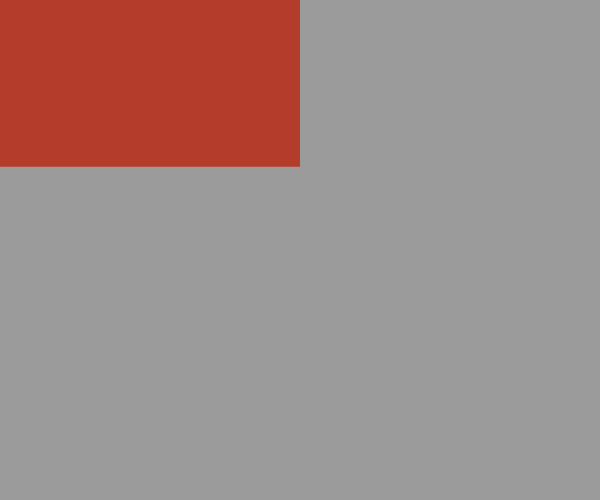
Frame 1 (no input)
Frame 60 (no input): identical to frame 1, image omitted
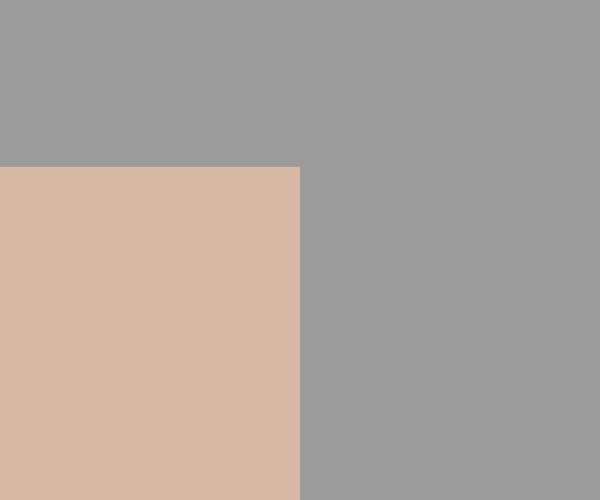
Frame 120 (the mouse pressed at the canvas centre since frame 60)

The p5.js sketch that drew these frames (run headless with seeded random() and noise() and a simulated clock; from frame 60 on, the mouse is pressed at the canvas centre):

// p5.js sketch
// ── sketch.js
function setup() {

	createCanvas(600,500);
	background(155);

}

function draw() {

	if (mouseX <= .5*width && mouseY < 1/3*height){
		background(155);
		noStroke();
		fill(179,61,42);
		rect(0,0,.5*width,1/3*height);
	}
	else if (mouseX <= .5*width && mouseY >= 1/3*height){
		background(155);
		fill(214,184,165);
		rect(0,1/3*height,.5*width,2/3*height);
	}
	else if (mouseX > .5*width){
		background(155);
		fill(79,72,82);
		rect(.5*width,0,.5*width,height);
		if (mouseX == 500){
			stroke(50);
			strokeWeight(10);
			line(500,0,500,height);
		}
	}

}
